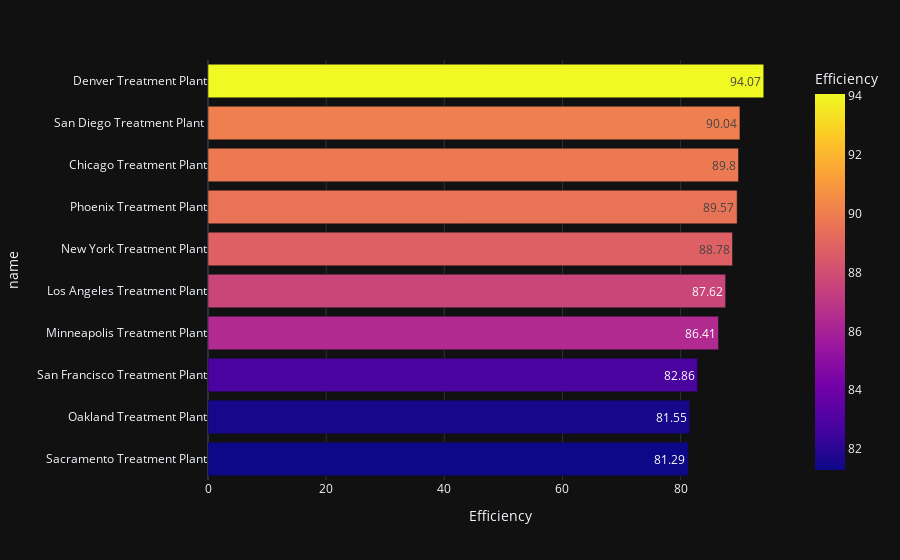

Source (notebook cell):
### Code cell
px.bar(Successful_Treated_df.sort_values(by='Efficiency'),x='Efficiency',y='name',template='plotly_dark',color='Efficiency',text='Efficiency')
#fig.update_layout(width=1000,title=dict(text='Efficiency of Treatment Plant', x=0.5),yaxis_title='Treatment Plant Name')
#fig.show()

### Figure 1 — Plotly figure (JSON) as saved in the notebook; plotly's stock layout.template omitted (floating-point values rounded to 4 significant figures)
{"data": [{"alignmentgroup": "True", "hovertemplate": "Efficiency=%{marker.color}<br>name=%{y}<extra></extra>", "legendgroup": "", "marker": {"color": [81.29, 81.55, 82.86, 86.41, 87.62, 88.78, 89.57, 89.8, 90.04, 94.07], "coloraxis": "coloraxis", "pattern": {"shape": ""}}, "name": "", "offsetgroup": "", "orientation": "h", "showlegend": false, "text": [81.29, 81.55, 82.86, 86.41, 87.62, 88.78, 89.57, 89.8, 90.04, 94.07], "textposition": "auto", "type": "bar", "x": [81.29, 81.55, 82.86, 86.41, 87.62, 88.78, 89.57, 89.8, 90.04, 94.07], "xaxis": "x", "y": ["Sacramento Treatment Plant", "Oakland Treatment Plant", "San Francisco Treatment Plant", "Minneapolis Treatment Plant", "Los Angeles Treatment Plant", "New York Treatment Plant", "Phoenix Treatment Plant", "Chicago Treatment Plant", "San Diego Treatment Plant ", "Denver Treatment Plant"], "yaxis": "y"}], "layout": {"barmode": "relative", "coloraxis": {"colorbar": {"title": {"text": "Efficiency"}}, "colorscale": [[0, "#0d0887"], [0.1111, "#46039f"], [0.2222, "#7201a8"], [0.3333, "#9c179e"], [0.4444, "#bd3786"], [0.5556, "#d8576b"], [0.6667, "#ed7953"], [0.7778, "#fb9f3a"], [0.8889, "#fdca26"], [1, "#f0f921"]]}, "legend": {"tracegroupgap": 0}, "margin": {"t": 60}, "xaxis": {"anchor": "y", "domain": [0, 1], "title": {"text": "Efficiency"}}, "yaxis": {"anchor": "x", "domain": [0, 1], "title": {"text": "name"}}}}
